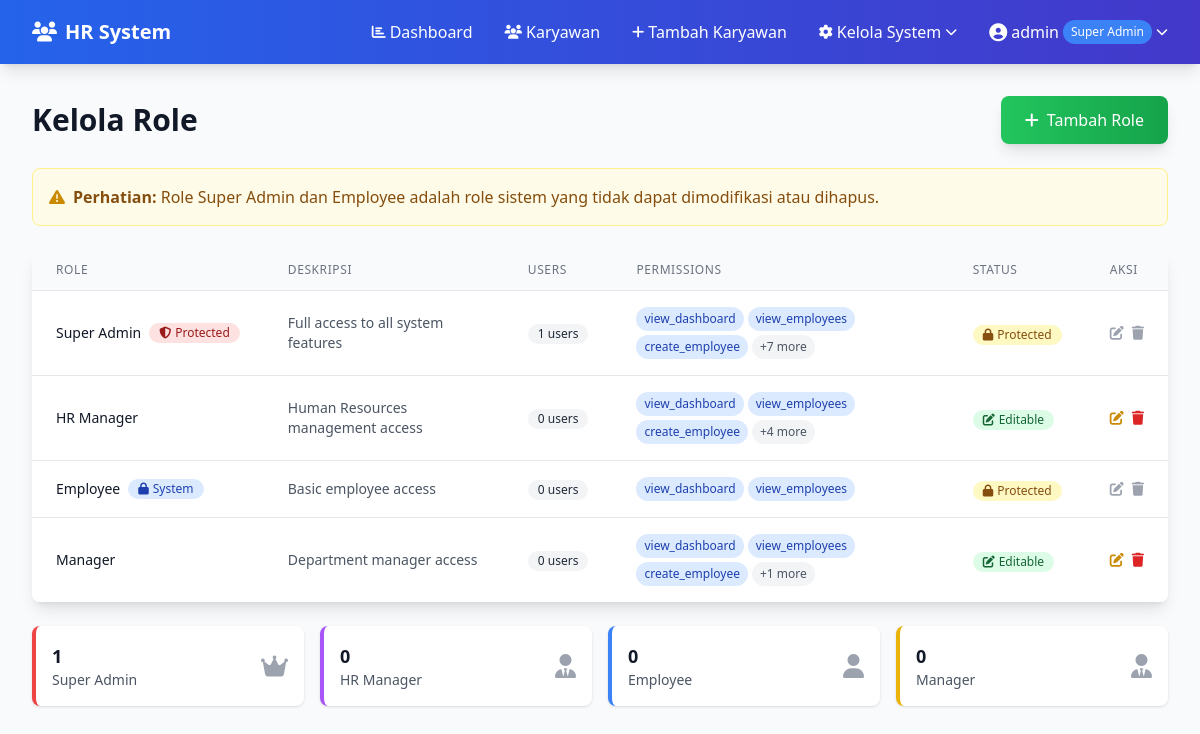
The page /roles (signed in) on the database as committed earlier.
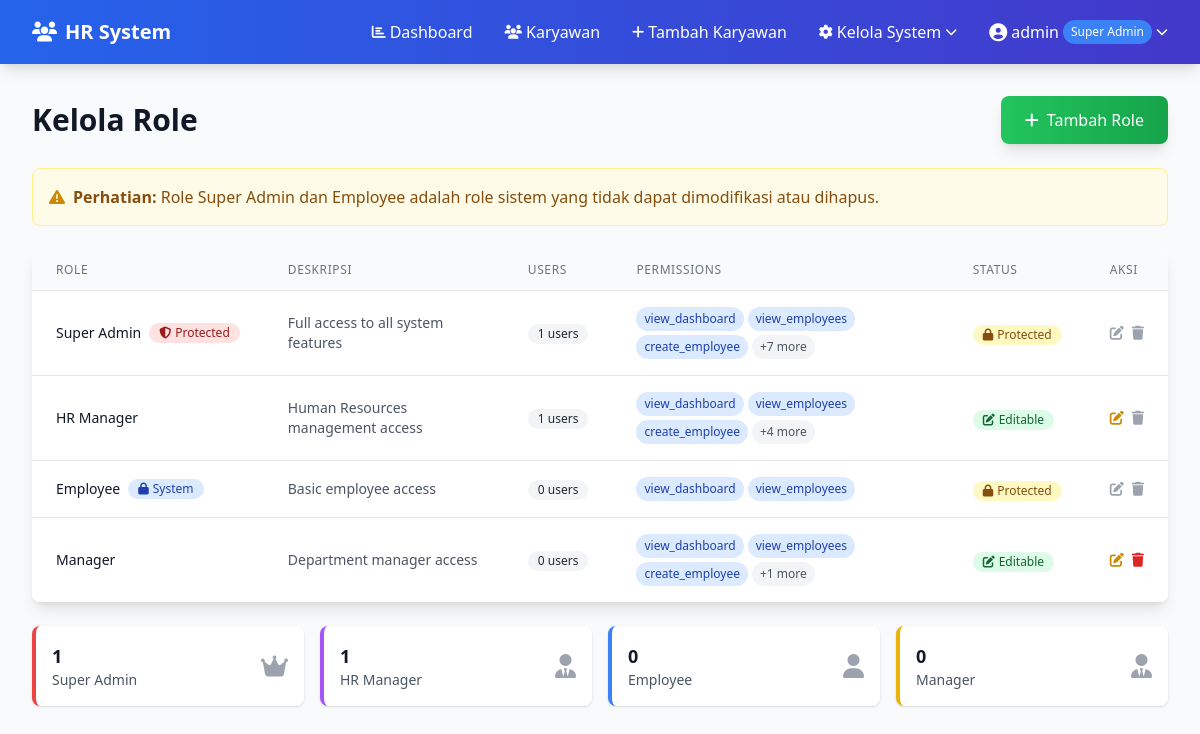
The same page on the database as committed later.
### app.py (models this page shows)
class Role(db.Model):
    id = db.Column(db.Integer, primary_key=True)
    name = db.Column(db.String(50), unique=True, nullable=False)
    description = db.Column(db.String(200))
    permissions = db.Column(db.JSON)
    is_protected = db.Column(db.Boolean, default=False)
    created_at = db.Column(db.DateTime, default=datetime.utcnow)
    users = db.relationship('User', backref='role_obj', lazy=True)

### app.py (the view)
@app.route('/roles')
@require_super_admin
def roles():
    roles = Role.query.all()
    current_user = User.query.get(session['user_id'])
    available_permissions = [
        'view_dashboard', 'view_employees', 'create_employee', 'edit_employee', 'delete_employee',
        'view_users', 'create_user', 'edit_user', 'delete_user', 'manage_roles'
    ]
    return render_template('roles.html', roles=roles, user=current_user, available_permissions=available_permissions)

### app.py (called while the page is built)
def require_super_admin(f):
    @wraps(f)
    def decorated_function(*args, **kwargs):
        if 'user_id' not in session:
            flash('Silakan login terlebih dahulu!', 'error')
            return redirect(url_for('login'))
        user = User.query.get(session['user_id'])
        if user is None or not user.is_super_admin:
            flash('Hanya Super Admin yang dapat mengakses halaman ini!', 'error')
            return redirect(url_for('index'))
        return f(*args, **kwargs)
    return decorated_function

    @property
    def role_name(self):
        return self.role_obj.name if self.role_obj else 'Unknown'

    @property
    def is_super_admin(self):
        return self.role_name == 'Super Admin'

### templates/roles.html (shortened to what the changed rows need)
{% extends "base.html" %}
{% block content %}
<div class="flex justify-between items-center mb-6">
    <h1 class="text-3xl font-bold text-gray-900">Kelola Role</h1>
</div>
<div class="bg-white rounded-lg shadow-lg overflow-hidden">
    <div class="overflow-x-auto">
        <table class="min-w-full divide-y divide-gray-200">
            <thead class="bg-gray-50">
                <tr>
                    <th class="px-6 py-3 text-left text-xs font-medium text-gray-500 uppercase tracking-wider">Role</th>
                    <th class="px-6 py-3 text-left text-xs font-medium text-gray-500 uppercase tracking-wider">Deskripsi</th>
                    <th class="px-6 py-3 text-left text-xs font-medium text-gray-500 uppercase tracking-wider">Users</th>
                    <th class="px-6 py-3 text-left text-xs font-medium text-gray-500 uppercase tracking-wider">Permissions</th>
                    <th class="px-6 py-3 text-left text-xs font-medium text-gray-500 uppercase tracking-wider">Status</th>
                    <th class="px-6 py-3 text-left text-xs font-medium text-gray-500 uppercase tracking-wider">Aksi</th>
                </tr>
            </thead>
            <tbody class="bg-white divide-y divide-gray-200">
                {% for role in roles %}
                <tr class="hover:bg-gray-50">
                    <td class="px-6 py-4 whitespace-nowrap">
                        <div class="flex items-center">
                            <span class="text-sm font-medium text-gray-900">{{ role.name }}</span>
                        </div>
                    </td>
                    <td class="px-6 py-4 text-sm text-gray-600">{{ role.description }}</td>
                    <td class="px-6 py-4 whitespace-nowrap text-sm text-gray-900">
                        <span class="inline-flex items-center px-2.5 py-0.5 rounded-full text-xs font-medium bg-gray-100 text-gray-800">
                            {{ role.users | length }} users
                        </span>
                    </td>
                    <td class="px-6 py-4">
                        <div class="flex flex-wrap gap-1">
                            {% for permission in role.permissions[:3] %}
                            <span class="inline-block bg-blue-100 text-blue-800 text-xs px-2 py-1 rounded-full">{{ permission }}</span>
                            {% endfor %}
                            {% if role.permissions | length > 3 %}
                            <span class="inline-block bg-gray-100 text-gray-600 text-xs px-2 py-1 rounded-full">
                                +{{ role.permissions | length - 3 }} more
                            </span>
                            {% endif %}
                        </div>
                    </td>
                    <td class="px-6 py-4 whitespace-nowrap">
                        {% if role.is_protected %}
                        <span class="inline-flex items-center px-2.5 py-0.5 rounded-full text-xs font-medium bg-yellow-100 text-yellow-800">
                            <i class="fas fa-lock mr-1"></i>Protected
                        </span>
                        {% else %}
                        <span class="inline-flex items-center px-2.5 py-0.5 rounded-full text-xs font-medium bg-green-100 text-green-800">
                            <i class="fas fa-edit mr-1"></i>Editable
                        </span>
                        {% endif %}
                    </td>
                    <td class="px-6 py-4 whitespace-nowrap text-sm font-medium">
                        <div class="flex space-x-2">
                            {% if not role.is_protected and role.name != 'Super Admin' %}
                            <a href="{{ url_for('edit_role', id=role.id) }}"
                               class="text-yellow-600 hover:text-yellow-900 transition duration-200" title="Edit Role">
                                <i class="fas fa-edit"></i>
                            </a>
                            {% else %}
                            <span class="text-gray-400" title="Role ini tidak dapat diedit">
                                <i class="fas fa-edit"></i>
                            </span>
                            {% endif %}
                            {% if not role.is_protected and role.name not in ['Super Admin', 'Employee'] and not role.users %}
                            <a href="{{ url_for('delete_role', id=role.id) }}"
                               class="text-red-600 hover:text-red-900 transition duration-200" title="Hapus Role"
                               onclick="return confirm('Yakin ingin menghapus role {{ role.name }}?')">
                                <i class="fas fa-trash"></i>
                            </a>
                            {% else %}
                            <span class="text-gray-400" title="Role ini tidak dapat dihapus">
                                <i class="fas fa-trash"></i>
                            </span>
                            {% endif %}
                        </div>
                    </td>
                </tr>
                {% endfor %}
            </tbody>
        </table>
    </div>
</div>
<div class="mt-6 grid grid-cols-1 md:grid-cols-4 gap-4">
    {% for role in roles %}
    <div class="bg-white p-4 rounded-lg shadow border-l-4
                {% if role.name == 'Super Admin' %}border-red-500
                {% elif role.name == 'HR Manager' %}border-purple-500
                {% elif role.name == 'Manager' %}border-yellow-500
                {% else %}border-blue-500{% endif %}">
        <div class="flex items-center justify-between">
            <div>
                <h3 class="text-lg font-semibold text-gray-900">{{ role.users | length }}</h3>
                <p class="text-sm text-gray-600">{{ role.name }}</p>
            </div>
            <div class="text-2xl text-gray-400">
                {% if role.name == 'Super Admin' %}
                <i class="fas fa-crown"></i>
                {% elif 'Manager' in role.name %}
                <i class="fas fa-user-tie"></i>
                {% else %}
                <i class="fas fa-user"></i>
                {% endif %}
            </div>
        </div>
    </div>
    {% endfor %}
</div>
{% endblock %}

Rows that differ between the two databases and show on the page:
changed Role "HR Manager": users|length "0" → "1"
